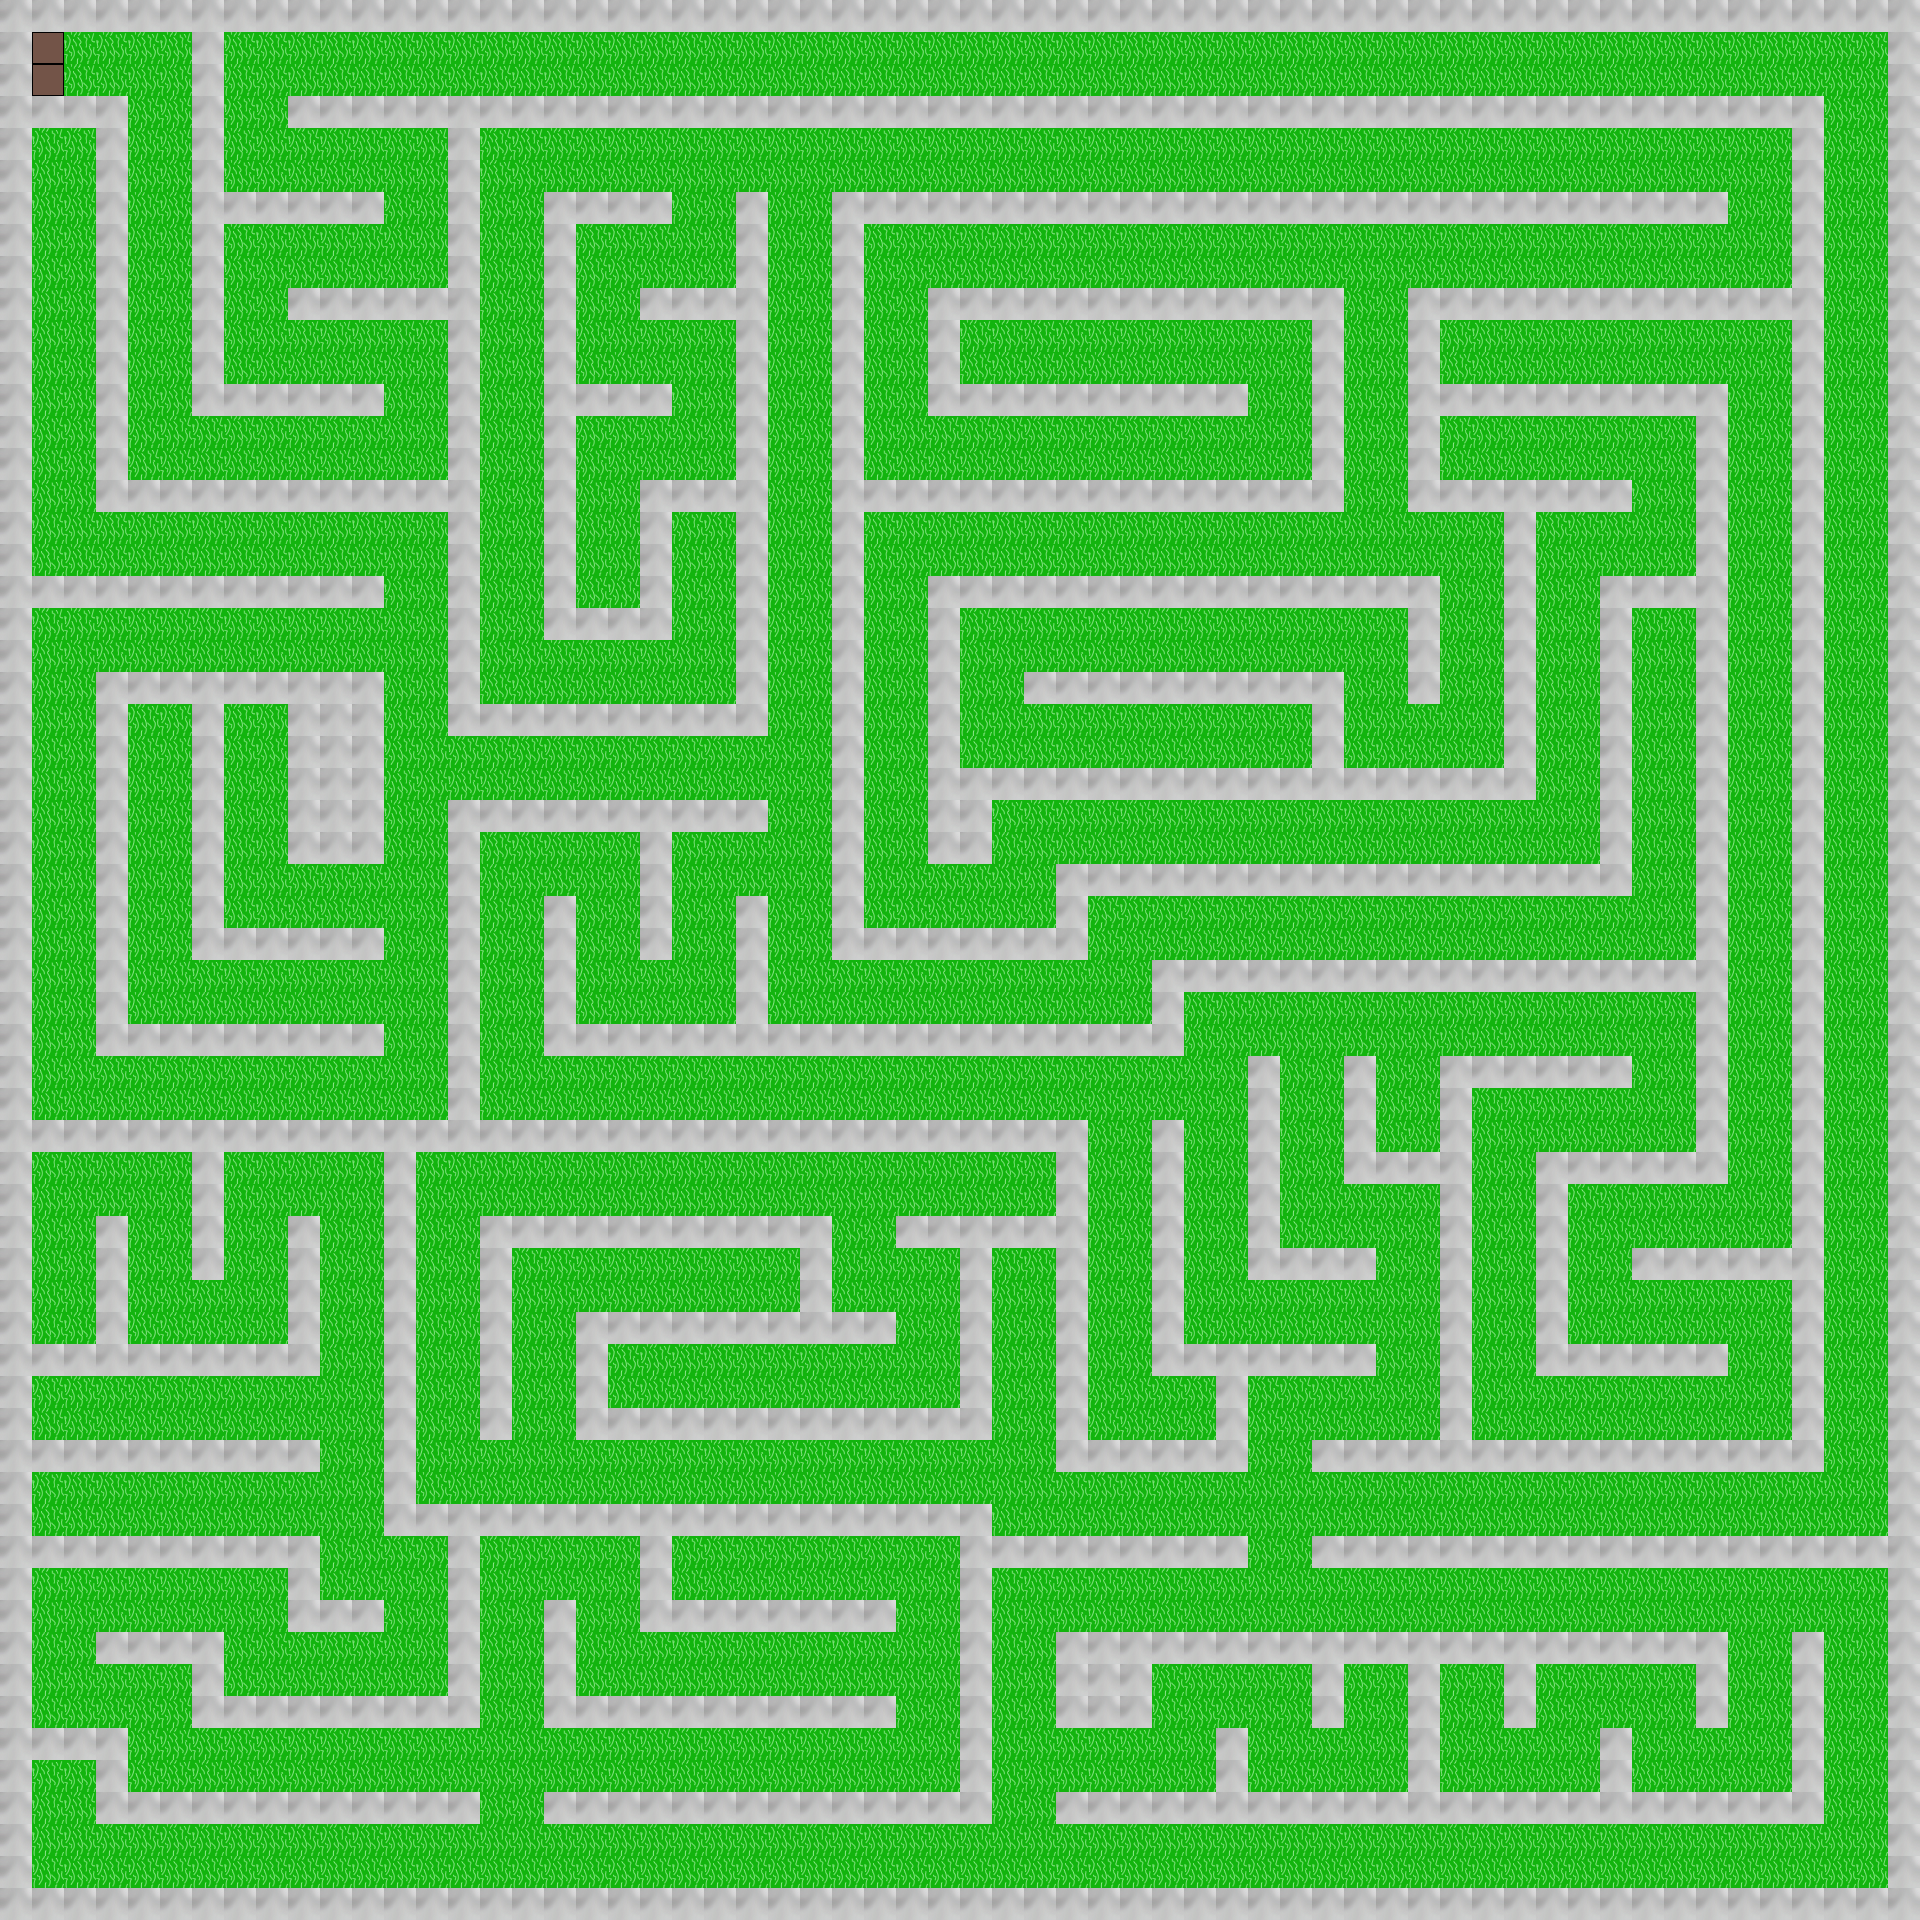

Rendered tile map (Tiled .tmx) drawn with the repository's tilesets; below, a short description and the map source with its tile grids summarised:
An orthogonal 60x60 tile map with 32x32 px tiles, 1 tile layer (Tile Layer 1), 3 tilesets.

<map version="1.0" orientation="orthogonal" width="60" height="60" tilewidth="32" tileheight="32">
 <tileset firstgid="1" name="grass" tilewidth="32" tileheight="32">
  <image source="grass.png" width="32" height="32" />
 </tileset>
 <tileset firstgid="2" name="stone" tilewidth="32" tileheight="32">
  <image source="stone.png" width="32" height="32" />
  <tile id="0">
   <properties>
    <property name="blocked" value="true" />
   </properties>
  </tile>
 </tileset>
 <tileset firstgid="3" name="housefloor" tilewidth="32" tileheight="32">
  <image source="housefloor.png" width="32" height="32" />
  <tile id="0">
   <properties>
    <property name="end" value="true" />
   </properties>
  </tile>
 </tileset>
 <layer name="Tile Layer 1" width="60" height="60">
  <data>[3600 cells, 3600 non-empty, 3 distinct tile ids]</data>
 </layer>
</map>